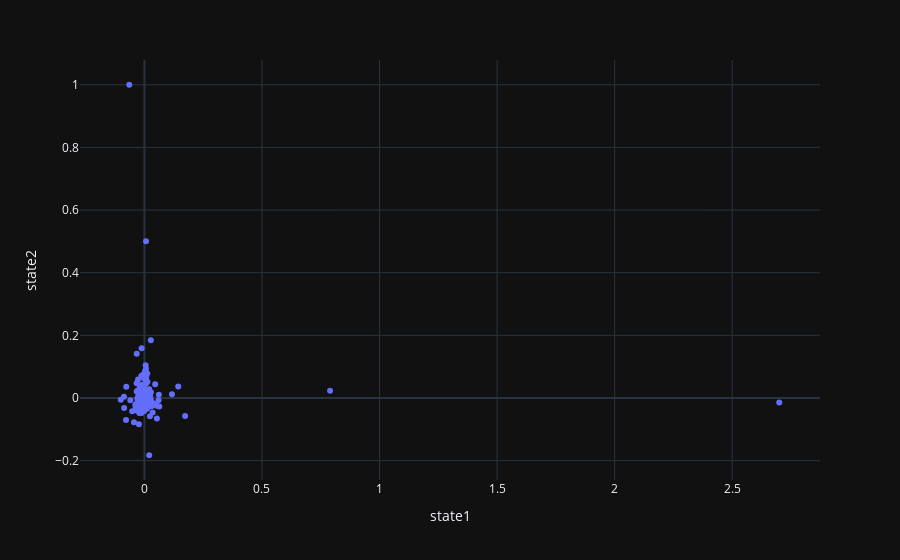

The cell this chart's notebook holds for it:
### Code cell
State_1 = 0
State_2 = 1

merge = pd.DataFrame()
merge['state1'] = daily_returns_pct.T.loc[crypto_list, result_time_lists[State_1]].mean(axis=1)
merge['state2'] = daily_returns_pct.T.loc[crypto_list, result_time_lists[State_2]].mean(axis=1)
merge.reset_index(inplace=True)
merge['size'] = 100 / (merge.index + 2)
merge.dropna(axis=0, how='any', inplace=True)

df = px.data.iris() # iris is a pandas DataFrame
fig = px.scatter(merge, x="state1", y="state2", hover_data=['index'])

#color_sequence = sns.color_palette("husl", len(result_lists)).as_hex()
#mapping = {crypto: color_sequence[dict_clusters[crypto]] for crypto in crypto_list}
#colors = [mapping[c] for c in list(merge['index'])]

#fig.update_traces(marker=dict(color=colors))
fig.show()

### Figure 1 — Plotly figure (JSON) as saved in the notebook; plotly's stock layout.template omitted (floating-point values rounded to 4 significant figures; data arrays with more than 128 entries replaced by an {"elided": "..."} marker saying what was removed)
{"data": [{"customdata": {"elided": "380x1 str values"}, "hovertemplate": "state1=%{x}<br>state2=%{y}<br>index=%{customdata[0]}<extra></extra>", "legendgroup": "", "marker": {"color": "#636efa", "symbol": "circle"}, "mode": "markers", "name": "", "orientation": "v", "showlegend": false, "type": "scatter", "x": {"elided": "380 float values"}, "xaxis": "x", "y": {"elided": "380 float values"}, "yaxis": "y"}], "layout": {"legend": {"tracegroupgap": 0}, "margin": {"t": 60}, "xaxis": {"anchor": "y", "domain": [0, 1], "title": {"text": "state1"}}, "yaxis": {"anchor": "x", "domain": [0, 1], "title": {"text": "state2"}}}}
